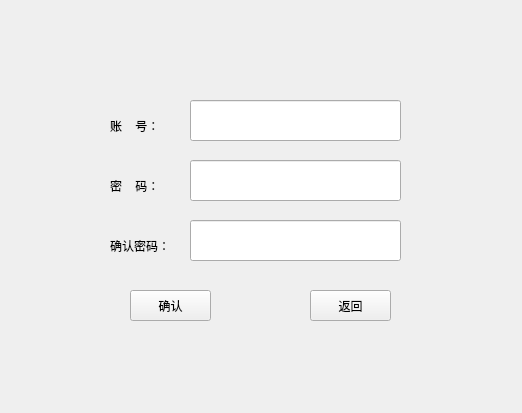
<?xml version="1.0" encoding="UTF-8"?>
<ui version="4.0">
 <class>Add_cashier</class>
 <widget class="QWidget" name="Add_cashier">
  <property name="geometry">
   <rect>
    <x>0</x>
    <y>0</y>
    <width>522</width>
    <height>413</height>
   </rect>
  </property>
  <property name="windowTitle">
   <string>Form</string>
  </property>
  <widget class="QLabel" name="label">
   <property name="geometry">
    <rect>
     <x>110</x>
     <y>110</y>
     <width>71</width>
     <height>31</height>
    </rect>
   </property>
   <property name="text">
    <string>账    号：</string>
   </property>
  </widget>
  <widget class="QPushButton" name="ok_Button">
   <property name="geometry">
    <rect>
     <x>130</x>
     <y>290</y>
     <width>81</width>
     <height>31</height>
    </rect>
   </property>
   <property name="text">
    <string>确认</string>
   </property>
  </widget>
  <widget class="QLabel" name="label_2">
   <property name="geometry">
    <rect>
     <x>110</x>
     <y>170</y>
     <width>71</width>
     <height>31</height>
    </rect>
   </property>
   <property name="text">
    <string>密    码：</string>
   </property>
  </widget>
  <widget class="QLineEdit" name="passwd_Edit">
   <property name="geometry">
    <rect>
     <x>190</x>
     <y>160</y>
     <width>211</width>
     <height>41</height>
    </rect>
   </property>
  </widget>
  <widget class="QPushButton" name="back_Button">
   <property name="geometry">
    <rect>
     <x>310</x>
     <y>290</y>
     <width>81</width>
     <height>31</height>
    </rect>
   </property>
   <property name="text">
    <string>返回</string>
   </property>
  </widget>
  <widget class="QLabel" name="label_3">
   <property name="geometry">
    <rect>
     <x>110</x>
     <y>230</y>
     <width>71</width>
     <height>31</height>
    </rect>
   </property>
   <property name="text">
    <string>确认密码：</string>
   </property>
  </widget>
  <widget class="QLineEdit" name="pass2_Edit">
   <property name="geometry">
    <rect>
     <x>190</x>
     <y>220</y>
     <width>211</width>
     <height>41</height>
    </rect>
   </property>
  </widget>
  <widget class="QLineEdit" name="account_Edit">
   <property name="geometry">
    <rect>
     <x>190</x>
     <y>100</y>
     <width>211</width>
     <height>41</height>
    </rect>
   </property>
  </widget>
 </widget>
 <resources/>
 <connections/>
</ui>
